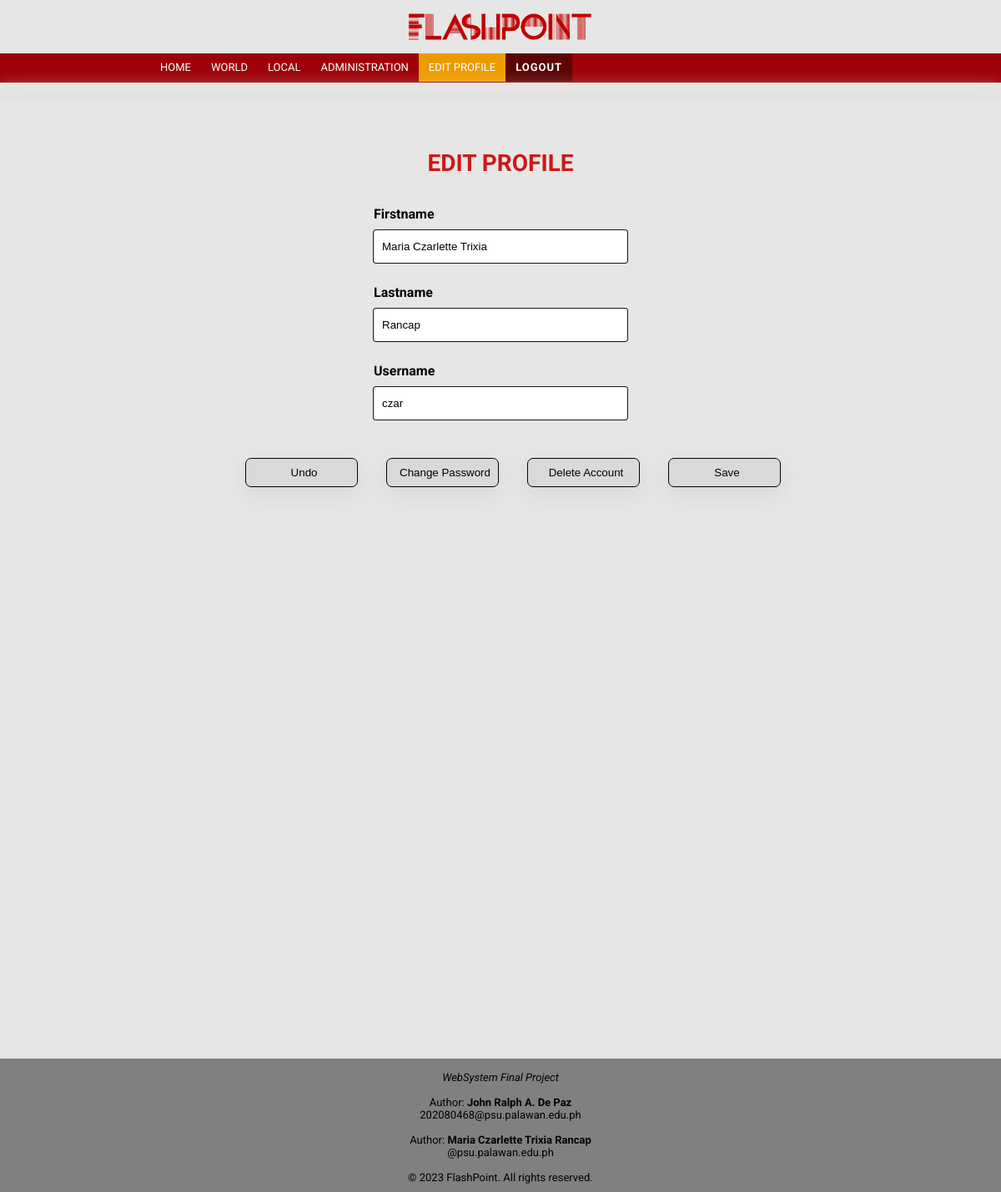
The page /edit-profile.php (signed in) on the database its author committed.
### tables this page shows
CREATE TABLE `users` (
  `id` int NOT NULL AUTO_INCREMENT,
  `firstname` varchar(32) NOT NULL,
  `lastname` varchar(32) NOT NULL,
  `username` varchar(32) NOT NULL,
  `password` varchar(255) NOT NULL,
  `isAdmin` tinyint(1) NOT NULL,
  PRIMARY KEY (`id`),
  UNIQUE KEY `korisnicko_ime` (`username`)
);

### edit-profile.php (the view, shortened to what this page needs)
<!DOCTYPE html>
<html>
  <head>
    <link rel="stylesheet" href="static/css/style.css">
    <link rel="stylesheet" href="static/css/edit-profile.css">
  </head>
  <body>
    <div class="logo">
      <a href="index.php"><img src="static/img/title.png"></a>
    </div>
    <div class="nav">
      <div class="wrapper">
        <a href="index.php">HOME</a>
        <a href="category.php?category=World">WORLD</a>
        <a href="category.php?category=Local">LOCAL</a>
        <a href="admin.php">ADMINISTRATION</a>
        <a class="foc" href="edit-profile.php">EDIT PROFILE</a>
        <a href="logout.php">LOGOUT</a>
      </div>
    </div>
    <div class="main">
      <div class="wrapper">
        <h1>EDIT PROFILE</h1>
        <?php
        include 'connect.php';
        if (isset($_SESSION['username'])) {
          $currentUser = $_SESSION['username'];
          $query = "SELECT * FROM users WHERE username = '$currentUser'";
          $result = mysqli_query($elements, $query);
          if ($result) {
            if (mysqli_num_rows($result) > 0) {
              while ($row = mysqli_fetch_array($result)) {
                $firstname = isset($_SESSION['firstname']) ? $_SESSION['firstname'] : $row['firstname'];
                $lastname = isset($_SESSION['lastname']) ? $_SESSION['lastname'] : $row['lastname'];
                $username = isset($_SESSION['username']) ? $_SESSION['username'] : $row['username'];
                ?>
                <form method="POST" action="">
                  <label for="firstname"><b>Firstname</b></label>
                  <br>
                  <input name="firstname" id="firstname" type="text" class="firstname" value="<?php echo $firstname; ?>"/>
                  <br/><br/>
                  <label for="lastname"><b>Lastname</b></label>
                  <br>
                  <input name="lastname" id="lastname" type="text" class="lastname" value="<?php echo $lastname; ?>"/>
                  <br/><br/>
                  <label for="username"><b>Username</b></label>
                  <br>
                  <input name="username" id="username" type="text" class="username" value="<?php echo $username; ?>"/>
                  <br/><br/>
                  <input type="reset" class="button_no" value="Undo" />
                  <input type="button" class="button_no" value="Change Password" onclick="location.href='change-pass.php'" />
                  <input name="delete" type="submit" class="button_no" value="Delete Account" />
                  <input name="update" type="submit" class="button_yes" value="Save" />
                </form>
                <?php
              }
            }
          }
        } else {
          echo "Please log in to access this page.";
        }
        ?>
      </div>
    </div>
    <footer>
      <?php include 'footer.php'; ?>
    </footer>
  </body>
</html>

### static/css/style.css (style rules this page uses)
* { margin: 0; padding: 0; scroll-behavior: smooth; }
body { font-family: 'Roboto'; background-color: #E6E6E6; display: flex; flex-direction: column; }
.logo img { height: 40px; display: block; margin: 0 auto; padding: 12px 0; }
.wrapper { width: 70%; margin-left: 15%; }
.nav { height: 35px; background-color: #9d0208; }
.nav a { display: block; float: left; padding: 9px 12px 10px 12px; text-align: center; font-size: 13px; text-decoration: none; color: white; }
.nav a:last-child { background-color: #5c0404; font-weight: bold; color: white; letter-spacing: 1px; }
a.foc { background-color: #ee9b00; }
.main { background-color: #E6E6E6; box-shadow: 0px -10px 20px rgb(225, 225, 225); margin-top: 20px; height: 1000px; flex-grow: 1; }
.main h1 { padding-top: 60px; font-size: 28px; text-transform: uppercase; color: #CD1818; }
footer { height: auto; background-color: #808080; font-size: 13px; text-align: center; padding-bottom: 10px; }

### static/css/edit-profile.css (style rules this page uses)
.main { height: 1150px; text-align: center; }
h1 { text-align: center; padding: 35px 0; }
input { width: 290px; height: 35px; margin-bottom: 15px; margin-top: 10px; padding: 2px 4px 2px 10px; margin-bottom: 7px; box-shadow: rgba(255, 255, 255, 0.2) 0px 0px 0px 1px inset, rgba(0, 0, 0, 0.9) 0px 0px 0px 1px; border: none; border-radius: 3px; }
label { display: inline-block; width: 19rem; text-align: left; }
.button_yes, .button_no { border: 1.5px solid black; width: 135px; height: 35px; margin-top: 20px; margin-left: 30px; background-color: #D9D9D9; box-shadow: rgba(149, 157, 165, 0.2) 0px 8px 24px; border-radius: 7px; }

### rows shown on the page
users: firstname "Maria Czarlette Trixia", lastname "Rancap", username "czar"
